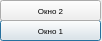
<?xml version="1.0" encoding="UTF-8"?>
<ui version="4.0">
 <class>DialogWhichWind</class>
 <widget class="QDialog" name="DialogWhichWind">
  <property name="geometry">
   <rect>
    <x>0</x>
    <y>0</y>
    <width>102</width>
    <height>41</height>
   </rect>
  </property>
  <property name="windowTitle">
   <string/>
  </property>
  <widget class="QPushButton" name="btnToWin1">
   <property name="geometry">
    <rect>
     <x>0</x>
     <y>20</y>
     <width>101</width>
     <height>21</height>
    </rect>
   </property>
   <property name="font">
    <font>
     <pointsize>6</pointsize>
    </font>
   </property>
   <property name="text">
    <string>Окно 1</string>
   </property>
  </widget>
  <widget class="QPushButton" name="btnToWin2">
   <property name="geometry">
    <rect>
     <x>0</x>
     <y>0</y>
     <width>101</width>
     <height>21</height>
    </rect>
   </property>
   <property name="font">
    <font>
     <pointsize>6</pointsize>
    </font>
   </property>
   <property name="text">
    <string>Окно 2</string>
   </property>
  </widget>
 </widget>
 <resources/>
 <connections/>
</ui>
